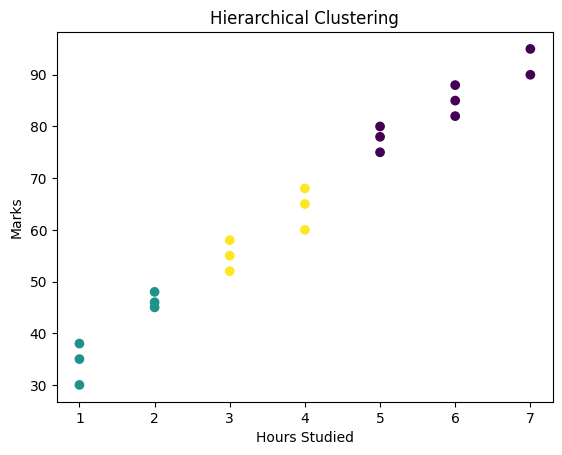

Python code for this plot:
import pandas as pd
import matplotlib.pyplot as plt
from scipy.cluster.hierarchy import dendrogram, linkage
from sklearn.cluster import AgglomerativeClustering
# Load dataset
data = pd.read_csv("data.csv")
# Select features
X = data[['Hours_Studied','Marks']]
# Create linkage matrix
linked = linkage(X,method='ward')
# Plot Dendrogram
plt.figure(figsize=(8, 5))
dendrogram(linked)
plt.title("Dendrogram for Hierarchical Clustering")
plt.xlabel("Data Points")
plt.ylabel("Euclidean Distance")
plt.show()
# Apply Hierarchical Clustering
hc = AgglomerativeClustering(n_clusters=3)
clusters = hc.fit_predict(X)
# Add cluster labels to dataset
data['Cluster'] = clusters
print(data)
# Scatter Plot
plt.scatter(X['Hours_Studied'], X['Marks'], c=clusters)
plt.xlabel("Hours Studied")
plt.ylabel("Marks")
plt.title("Hierarchical Clustering")
plt.show()
